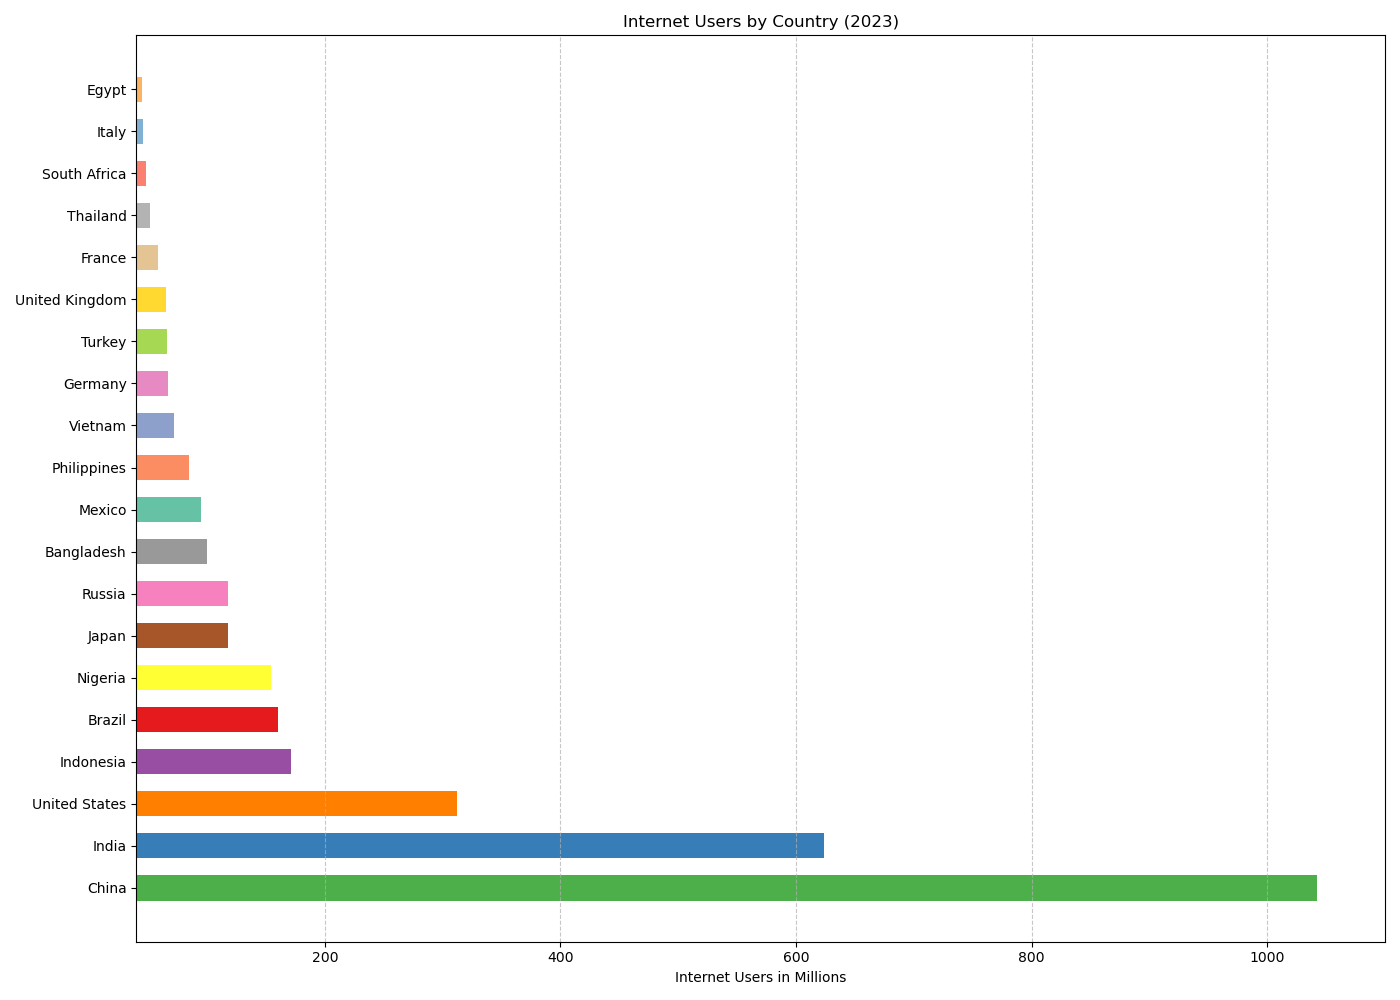

This figure's Python source:

import matplotlib.pyplot as plt

# Data
country = ['China', 'India', 'United States', 'Indonesia', 'Brazil',
           'Nigeria', 'Japan', 'Russia', 'Bangladesh', 'Mexico',
           'Philippines', 'Vietnam', 'Germany', 'Turkey', 'United Kingdom',
           'France', 'Thailand', 'South Africa', 'Italy', 'Egypt']
internet_users = [1042, 624, 312, 171, 160, 154, 118, 118, 100, 95,
                  85, 72, 67, 66, 65, 58, 52, 48, 46, 45]

# Create horizontal bar chart
plt.figure(figsize=(14, 10))
colors = ['#4daf4a', '#377eb8', '#ff7f00', '#984ea3', '#e41a1c',
          '#ffff33', '#a65628', '#f781bf', '#999999', '#66c2a5',
          '#fc8d62', '#8da0cb', '#e78ac3', '#a6d854', '#ffd92f',
          '#e5c494', '#b3b3b3', '#fb8072', '#80b1d3', '#fdb462']

plt.barh(country, internet_users, color=colors, height=0.6)

# Customizing the plot
plt.xlabel('Internet Users in Millions')
plt.title('Internet Users by Country (2023)')
plt.xlim(40, 1100)  # Truncated y-axis

plt.grid(axis='x', linestyle='--', alpha=0.7)
plt.tight_layout()
plt.show()
